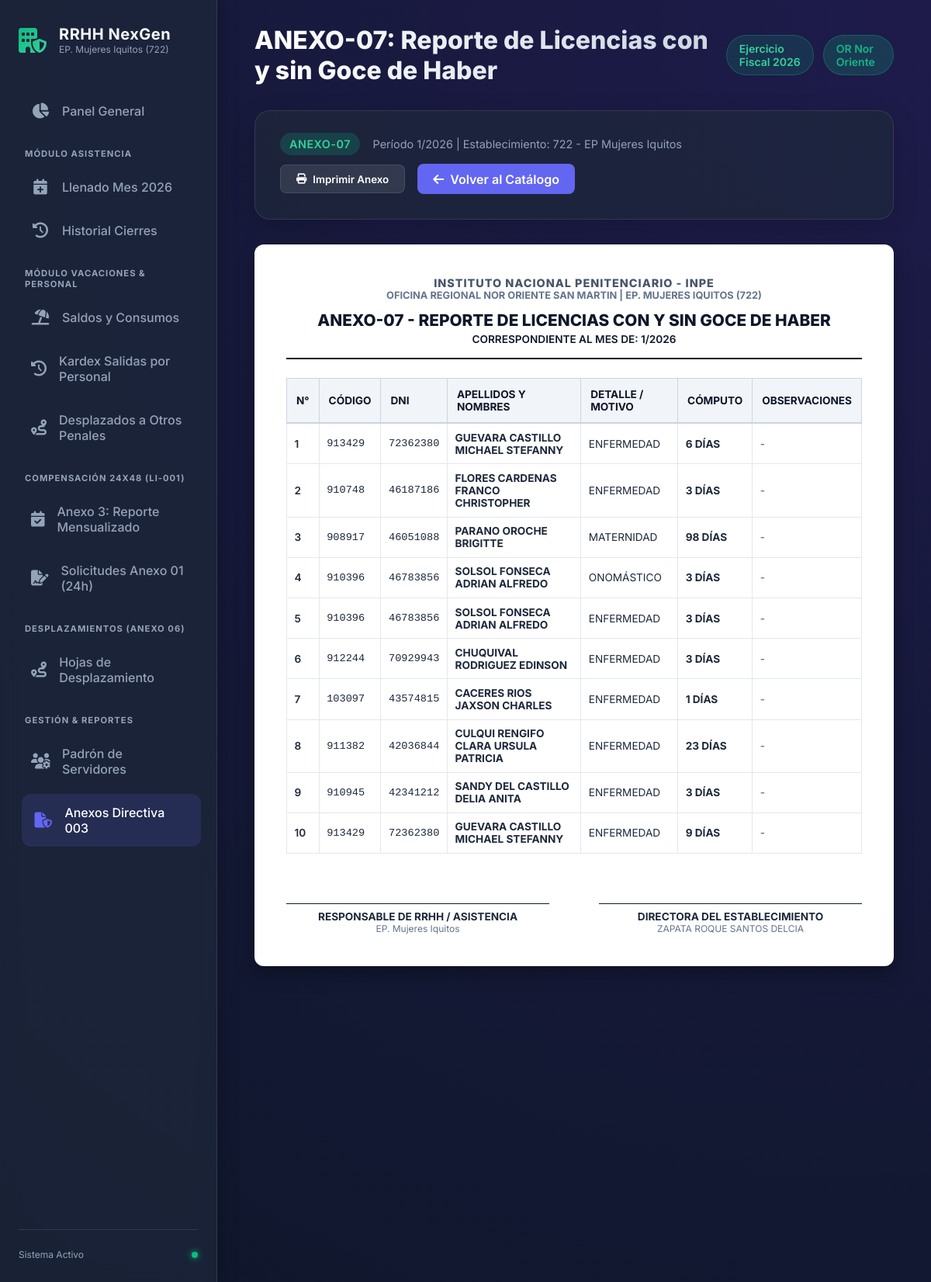
/reportes/anexo/7?anio=2026&mes=1, run on the app's committed database.
### tables this page shows
CREATE TABLE reporte_licencias (
    id_licencia INTEGER PRIMARY KEY AUTOINCREMENT,
    id_reporte INTEGER NOT NULL,
    id_empleado INTEGER NOT NULL,
    tipo VARCHAR(50) NOT NULL,                  -- 'ENFERMEDAD', 'ONOMASTICO', 'FALLECIMIENTO', etc.
    entidad VARCHAR(50),                        -- 'ESSALUD', 'PARTICULAR', 'INPE'
    fecha_inicio DATE NOT NULL,
    fecha_termino DATE NOT NULL,
    dias INTEGER NOT NULL,
    observaciones TEXT,
    FOREIGN KEY (id_reporte) REFERENCES reportes_cierre_mensual(id_reporte) ON DELETE CASCADE,
    FOREIGN KEY (id_empleado) REFERENCES empleados(id_empleado)
);

CREATE TABLE empleados (
    id_empleado INTEGER PRIMARY KEY AUTOINCREMENT,
    codigo_servidor VARCHAR(20) UNIQUE NOT NULL, -- Ej: '099132', '103097'
    dni VARCHAR(15) UNIQUE,                      -- DNI (8 dígitos)
    apellidos_nombres VARCHAR(200) NOT NULL,
    created_at TIMESTAMP DEFAULT CURRENT_TIMESTAMP
, grupo_guardia_default INTEGER DEFAULT 1, sexo TEXT, fecha_nacimiento DATE, correo TEXT, id_regimen INTEGER, regimen_nombre TEXT, nivel TEXT, cargo_estructural TEXT, estado_laboral TEXT, modalidad_laboral TEXT, direccion_oficina TEXT, jefatura_area TEXT, cargo_funcion TEXT, area_clasificacion TEXT, horario_laboral TEXT, fecha_ingreso_eepp DATE, resolucion_documento TEXT, observaciones TEXT, fecha_ingreso_inpe DATE);

### app/modules/reportes/router.py (the view)
@router.get("/anexo/{id_anexo}", response_class=HTMLResponse)
async def ver_anexo(request: Request, id_anexo: int, anio: int = 2026, mes: int = 1):
    catalogo = ReportesService.get_catalogo_anexos()
    anexo_info = next((a for a in catalogo if a["id"] == id_anexo), None)
    detalle = ReportesService.obtener_datos_anexo(id_anexo=id_anexo, anio=anio, mes=mes)
    return templates.TemplateResponse(
        request=request,
        name="reportes/detalle_anexo.html",
        context={
            "anexo": anexo_info,
            "detalle": detalle,
            "anio": anio,
            "mes": mes
        }
    )

### app/templates/reportes/detalle_anexo.html (shortened to what this page needs)
{% extends "base.html" %}
{% block header_title %}{{ anexo.codigo }}: {{ anexo.titulo }}{% endblock %}
{% block content %}
<div style="display: flex; flex-direction: column; gap: 2rem;">
    <div class="table-container" style="display: flex; justify-content: space-between; align-items: center; flex-wrap: wrap; gap: 1rem;">
        <div>
            <span class="badge badge-success" style="font-size: 0.9rem;">{{ anexo.codigo }}</span>
            <span style="font-size: 0.9rem; color: var(--text-muted); margin-left: 0.75rem;">Período {{ mes }}/{{ anio }} | Establecimiento: 722 - EP Mujeres Iquitos</span>
        </div>
        <div style="display: flex; gap: 1rem; align-items: center;">
            <button onclick="window.print()" style="background: rgba(255,255,255,0.1); color: #fff; border: 1px solid var(--border-color); border-radius: 8px; padding: 0.6rem 1.25rem; font-weight: 600; cursor: pointer; display: flex; align-items: center; gap: 0.5rem;">
                <i class="fa-solid fa-print"></i> Imprimir Anexo
            </button>
            <a href="/reportes" style="background: var(--primary); color: #fff; text-decoration: none; border-radius: 8px; padding: 0.6rem 1.25rem; font-weight: 600; display: flex; align-items: center; gap: 0.5rem;">
                <i class="fa-solid fa-arrow-left"></i> Volver al Catálogo
            </a>
        </div>
    </div>
    <div class="table-container" style="background: #ffffff; color: #1e293b; padding: 2.5rem; border-radius: 12px; box-shadow: 0 10px 25px rgba(0,0,0,0.3);">
        <div style="text-align: center; border-bottom: 2px solid #0f172a; padding-bottom: 1rem; margin-bottom: 1.5rem;">
            <div style="font-weight: 800; font-size: 0.9rem; letter-spacing: 1px; color: #475569;">INSTITUTO NACIONAL PENITENCIARIO - INPE</div>
            <div style="font-weight: 700; font-size: 0.8rem; color: #64748b;">OFICINA REGIONAL NOR ORIENTE SAN MARTIN | EP. MUJERES IQUITOS (722)</div>
            <h2 style="font-size: 1.3rem; font-weight: 800; color: #0f172a; margin-top: 0.75rem; text-transform: uppercase;">{{ anexo.codigo }} - {{ anexo.titulo }}</h2>
            <div style="font-size: 0.85rem; font-weight: 600; color: #0f172a; margin-top: 0.25rem;">CORRESPONDIENTE AL MES DE: {{ mes }}/{{ anio }}</div>
        </div>
        {% if detalle.datos %}
        <table style="width: 100%; border-collapse: collapse; margin-top: 1rem; font-size: 0.85rem;">
            <thead>
                <tr style="background: #f1f5f9; color: #0f172a; border-bottom: 2px solid #cbd5e1; text-align: left;">
                    <th style="padding: 0.75rem; border: 1px solid #cbd5e1;">N°</th>
                    <th style="padding: 0.75rem; border: 1px solid #cbd5e1;">CÓDIGO</th>
                    <th style="padding: 0.75rem; border: 1px solid #cbd5e1;">DNI</th>
                    <th style="padding: 0.75rem; border: 1px solid #cbd5e1;">APELLIDOS Y NOMBRES</th>
                    <th style="padding: 0.75rem; border: 1px solid #cbd5e1;">DETALLE / MOTIVO</th>
                    <th style="padding: 0.75rem; border: 1px solid #cbd5e1;">CÓMPUTO</th>
                    <th style="padding: 0.75rem; border: 1px solid #cbd5e1;">OBSERVACIONES</th>
                </tr>
            </thead>
            <tbody>
                {% for d in detalle.datos %}
                <tr style="border-bottom: 1px solid #e2e8f0;">
                    <td style="padding: 0.6rem; border: 1px solid #e2e8f0; font-weight: 600;">{{ loop.index }}</td>
                    <td style="padding: 0.6rem; border: 1px solid #e2e8f0; font-family: monospace;">{{ d.codigo_servidor }}</td>
                    <td style="padding: 0.6rem; border: 1px solid #e2e8f0; font-family: monospace;">{{ d.dni or '-' }}</td>
                    <td style="padding: 0.6rem; border: 1px solid #e2e8f0; font-weight: 700;">{{ d.apellidos_nombres }}</td>
                    <td style="padding: 0.6rem; border: 1px solid #e2e8f0;">{{ d.tipo or d.periodo or d.area or 'Registro Asistencia' }}</td>
                    <td style="padding: 0.6rem; border: 1px solid #e2e8f0; font-weight: 700;">
                        {% if d.dias %}{{ d.dias }} DÍAS{% elif d.tardanzas_min %}{{ d.tardanzas_min }} MIN{% elif d.minutos %}{{ d.minutos }} MIN{% else %}1{% endif %}
                    </td>
                    <td style="padding: 0.6rem; border: 1px solid #e2e8f0; color: #475569;">{{ d.observaciones or '-' }}</td>
                </tr>
                {% endfor %}
            </tbody>
        </table>
        {% else %}
        <div style="padding: 2.5rem; text-align: center; color: #64748b;">
            <p>No se registran incidencias en este anexo para el período seleccionado.</p>
        </div>
        {% endif %}
        <div style="margin-top: 4rem; display: grid; grid-template-columns: 1fr 1fr; gap: 4rem; text-align: center;">
            <div style="border-top: 1px solid #0f172a; padding-top: 0.5rem;">
                <div style="font-weight: 700; font-size: 0.85rem;">RESPONSABLE DE RRHH / ASISTENCIA</div>
                <div style="font-size: 0.75rem; color: #64748b;">EP. Mujeres Iquitos</div>
            </div>
            <div style="border-top: 1px solid #0f172a; padding-top: 0.5rem;">
                <div style="font-weight: 700; font-size: 0.85rem;">DIRECTORA DEL ESTABLECIMIENTO</div>
                <div style="font-size: 0.75rem; color: #64748b;">ZAPATA ROQUE SANTOS DELCIA</div>
            </div>
        </div>
    </div>
</div>
{% endblock %}

### app/static/premium.css (style rules this page uses)
:root { --primary: #6366f1; --primary-hover: #4f46e5; --secondary: #10b981; --bg-dark: #0f172a; --bg-panel: rgba(30, 41, 59, 0.7); --text-main: #f8fafc; --text-muted: #94a3b8; --border-color: rgba(255, 255, 255, 0.1); --danger: #ef4444; --warning: #f59e0b; }
* { margin: 0; padding: 0; box-sizing: border-box; font-family: 'Inter', system-ui, sans-serif; }
body { background: radial-gradient(circle at top right, #1e1b4b, #0f172a); color: var(--text-main); min-height: 100vh; display: flex; overflow-x: hidden; }
.table-container { background: var(--bg-panel); backdrop-filter: blur(10px); border: 1px solid var(--border-color); border-radius: 20px; padding: 2rem; box-shadow: 0 8px 32px rgba(0,0,0,0.15); }
.badge { padding: 0.35rem 0.75rem; border-radius: 999px; font-size: 0.75rem; font-weight: 600; text-transform: uppercase; letter-spacing: 0.5px; }
.badge-success { background: rgba(16, 185, 129, 0.2); color: #34d399; }

### data on the page
reporte_licencias: codigo_servidor "913429", dni "72362380", apellidos_nombres "GUEVARA CASTILLO MICHAEL STEFANNY", tipo "ENFERMEDAD", dias "6", observaciones "-"
reporte_licencias: codigo_servidor "910748", dni "46187186", apellidos_nombres "FLORES CARDENAS FRANCO CHRISTOPHER", tipo "ENFERMEDAD", dias "3", observaciones "-"
reporte_licencias: codigo_servidor "908917", dni "46051088", apellidos_nombres "PARANO OROCHE BRIGITTE", tipo "MATERNIDAD", dias "98", observaciones "-"
reporte_licencias: codigo_servidor "910396", dni "46783856", apellidos_nombres "SOLSOL FONSECA ADRIAN ALFREDO", tipo "ONOMÁSTICO", dias "3", observaciones "-"
reporte_licencias: codigo_servidor "910396", dni "46783856", apellidos_nombres "SOLSOL FONSECA ADRIAN ALFREDO", tipo "ENFERMEDAD", dias "3", observaciones "-"
reporte_licencias: codigo_servidor "912244", dni "70929943", apellidos_nombres "CHUQUIVAL RODRIGUEZ EDINSON", tipo "ENFERMEDAD", dias "3", observaciones "-"
reporte_licencias: codigo_servidor "103097", dni "43574815", apellidos_nombres "CACERES RIOS JAXSON CHARLES", tipo "ENFERMEDAD", dias "1", observaciones "-"
reporte_licencias: codigo_servidor "911382", dni "42036844", apellidos_nombres "CULQUI RENGIFO CLARA URSULA PATRICIA", tipo "ENFERMEDAD", dias "23", observaciones "-"
reporte_licencias: codigo_servidor "910945", dni "42341212", apellidos_nombres "SANDY DEL CASTILLO DELIA ANITA", tipo "ENFERMEDAD", dias "3", observaciones "-"
reporte_licencias: codigo_servidor "913429", dni "72362380", apellidos_nombres "GUEVARA CASTILLO MICHAEL STEFANNY", tipo "ENFERMEDAD", dias "9", observaciones "-"

### other printed values
{{ anexo.codigo }} "ANEXO-07"
{{ anexo.titulo }} "Reporte de Licencias con y sin Goce de Haber"
{{ mes }} "1"
{{ anio }} "2026"
{{ anexo.titulo }} "REPORTE DE LICENCIAS CON Y SIN GOCE DE HABER"
